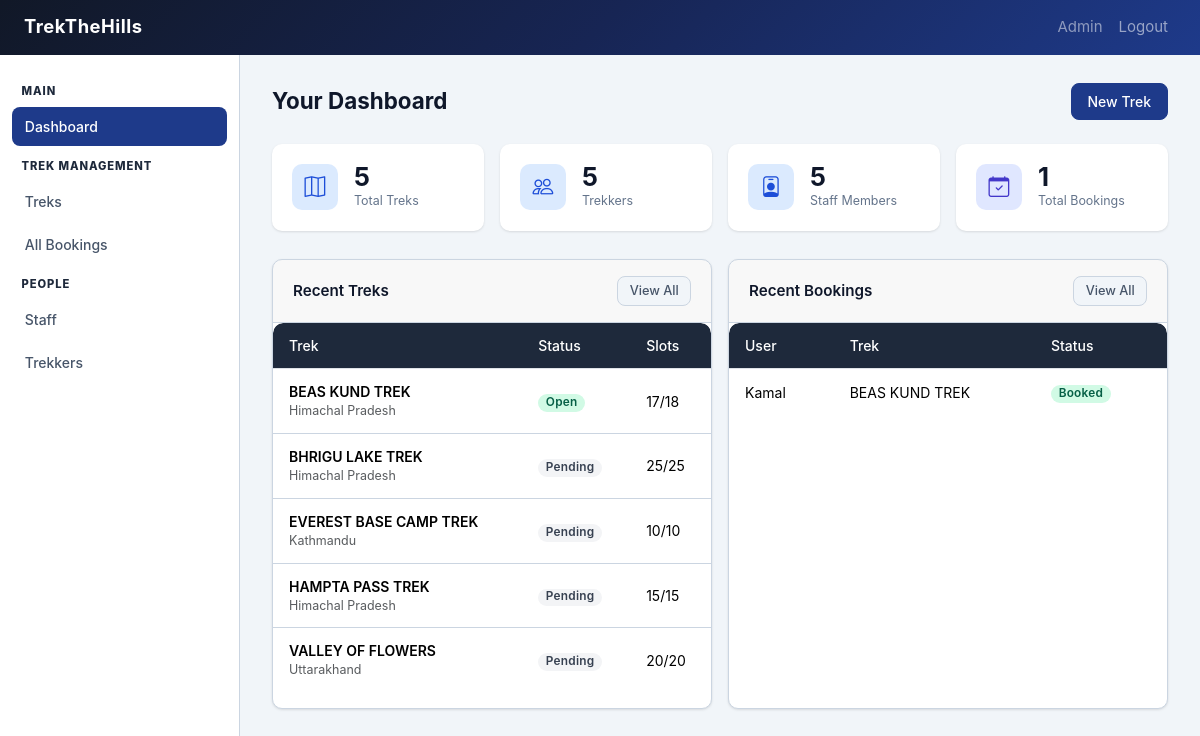
The page /admin/dashboard (signed in) on the database its author committed.
### models.py (models this page shows, shortened)
class Trek(db.Model):
    __tablename__ = 'treks'
    id = db.Column(db.Integer, primary_key=True)
    name = db.Column(db.String(150), nullable=False)
    location = db.Column(db.String(150), nullable=False)
    difficulty = db.Column(db.String(20), nullable=False)
    duration_days = db.Column(db.Integer, nullable=False)
    total_slots = db.Column(db.Integer, nullable=False)
    altitude = db.Column(db.Integer, nullable = False)
    available_slots = db.Column(db.Integer, nullable=False)
    status = db.Column(db.String(20), nullable=False, default='Pending')
    start_date = db.Column(db.Date, nullable=False)
    end_date = db.Column(db.Date, nullable=False)
    description = db.Column(db.Text, nullable=True)
    price = db.Column(db.Float, nullable=False, default=0.0)
    assigned_staff_id = db.Column(db.Integer, db.ForeignKey('users.id'), nullable=True)
    created_at = db.Column(db.DateTime, default=datetime.utcnow)
    bookings = db.relationship('Booking', backref='trek', lazy=True)

class Booking(db.Model):
    __tablename__ = 'bookings'
    id = db.Column(db.Integer, primary_key=True)
    user_id = db.Column(db.Integer, db.ForeignKey('users.id'), nullable=False)
    trek_id = db.Column(db.Integer, db.ForeignKey('treks.id'), nullable=False)
    booking_date = db.Column(db.DateTime, default=datetime.utcnow)
    status = db.Column(db.String(20), nullable=False, default='Booked')  # Booked | Cancelled | Completed
    notes = db.Column(db.Text, nullable=True)

class User(UserMixin, db.Model):
    __tablename__ = 'users'
    id = db.Column(db.Integer, primary_key=True)
    username = db.Column(db.String(80), unique=True, nullable=False)
    email = db.Column(db.String(120), unique=True, nullable=False)
    full_name = db.Column(db.String(120), nullable=False)
    password_hash = db.Column(db.String(256), nullable=False)
    role = db.Column(db.String(20), nullable=False, default='user')
    phone = db.Column(db.String(20), nullable=True)
    is_blacklisted = db.Column(db.Boolean, default=False)
    is_approved = db.Column(db.Boolean, default=False)
    created_at = db.Column(db.DateTime, default=datetime.utcnow)
    bookings = db.relationship('Booking', backref='user', lazy=True, foreign_keys='Booking.user_id')
    assigned_treks = db.relationship('Trek', backref='assigned_staff', lazy=True, foreign_keys='Trek.assigned_staff_id')

### admin.py (the view)
@admin_bp.route('/dashboard')
@login_required
@admin_required
def dashboard():
    total_treks    = Trek.query.count()
    total_users    = User.query.filter_by(role='user').count()
    total_staff    = User.query.filter_by(role='staff').count()
    total_bookings = Booking.query.count()
    pending_staff  = User.query.filter_by(role='staff', is_approved=False).count()
    recent_treks   = Trek.query.order_by(Trek.created_at.desc()).limit(5).all()
    recent_bookings = Booking.query.order_by(Booking.booking_date.desc()).limit(5).all()
    return render_template('admin/dashboard.html',
                           total_treks=total_treks,
                           total_users=total_users,
                           total_staff=total_staff,
                           total_bookings=total_bookings,
                           pending_staff=pending_staff,
                           recent_treks=recent_treks,
                           recent_bookings=recent_bookings)

### app.py (called while the page is built)
@login_manager.user_loader
def load_user(user_id):
    return User.query.get(int(user_id))

### templates/admin/dashboard.html (shortened to what this page needs)
{% extends 'base.html' %}
{% block sidebar %}{% include '_sidebar.html' %}{% endblock %}
{% block content %}
<div class="page-header">
  <div>
    <h1 class="page-title">Your Dashboard</h1>
  </div>
  <a href="{{ url_for('admin.add_trek') }}" class="btn btn-primary">
      New Trek
  </a>
</div>
<div class="stats-grid">
  <div class="stat-card">
    <div class="stat-icon blue"><i class="bi bi-map"></i></div>
    <div>
      <div class="stat-value">{{ total_treks }}</div>
      <div class="stat-label">Total Treks</div>
    </div>
  </div>
  <div class="stat-card">
    <div class="stat-icon blue"><i class="bi bi-people"></i></div>
    <div>
      <div class="stat-value">{{ total_users }}</div>
      <div class="stat-label">Trekkers</div>
    </div>
  </div>
  <div class="stat-card">
    <div class="stat-icon blue"><i class="bi bi-person-badge"></i></div>
    <div>
      <div class="stat-value">{{ total_staff }}</div>
      <div class="stat-label">Staff Members</div>
    </div>
  </div>
  <div class="stat-card">
    <div class="stat-icon purple"><i class="bi bi-calendar-check"></i></div>
    <div>
      <div class="stat-value">{{ total_bookings }}</div>
      <div class="stat-label">Total Bookings</div>
    </div>
  </div>
</div>
<div class="d-flex flex-wrap gap-3">
  <div class="card" style="flex:1; min-width:320px;">
    <div class="card-header">
      <h2 class="card-title"> Recent Treks</h2>
      <a href="{{ url_for('admin.treks') }}" class="btn btn-secondary btn-sm">View All</a>
    </div>
    <div class="table-wrap">
      <table class="table">
        <thead>
          <tr>
            <th>Trek</th>
            <th>Status</th>
            <th>Slots</th>
          </tr>
        </thead>
        <tbody>
          {% for trek in recent_treks %}
          <tr>
            <td>
              <div class="fw-600">{{ trek.name }}</div>
              <div class="text-muted" style="font-size:.78rem;">{{ trek.location }}</div>
            </td>
            <td>
              <span class="badge badge-{{ trek.status.lower() }}">{{ trek.status }}</span>
            </td>
            <td>{{ trek.available_slots }}/{{ trek.total_slots }}</td>
          </tr>
          {% else %}
          <tr><td colspan="3" class="text-muted" style="text-align:center; padding:1.5rem;">No treks yet</td></tr>
          {% endfor %}
        </tbody>
      </table>
    </div>
  </div>
  <div class="card" style="flex:1; min-width:320px;">
    <div class="card-header">
      <h2 class="card-title"> Recent Bookings</h2>
      <a href="{{ url_for('admin.bookings') }}" class="btn btn-secondary btn-sm">View All</a>
    </div>
    <div class="table-wrap">
      <table class="table">
        <thead>
          <tr>
            <th>User</th>
            <th>Trek</th>
            <th>Status</th>
          </tr>
        </thead>
        <tbody>
          {% for b in recent_bookings %}
          <tr>
            <td>{{ b.user.full_name }}</td>
            <td style="max-width:140px; overflow:hidden; text-overflow:ellipsis; white-space:nowrap;">{{ b.trek.name }}</td>
            <td><span class="badge badge-{{ b.status.lower() }}">{{ b.status }}</span></td>
          </tr>
          {% else %}
          <tr><td colspan="3" class="text-muted" style="text-align:center; padding:1.5rem;">No bookings yet</td></tr>
          {% endfor %}
        </tbody>
      </table>
    </div>
  </div>
</div>
{% endblock %}

### static/css/utilities.css (style rules this page uses)
:root { --primary: #1e3a8a; --primary-dark: #172554; --primary-light:#dbeafe; --accent: #f59e0b; --accent-dark: #b45309; --danger: #dc2626; --warning: #d97706; --success: #059669; --info: #0284c7; --dark: #0f172a; --gray-900: #1e293b; --gray-700: #475569; --gray-500: #64748b; --gray-300: #cbd5e1; --gray-100: #f1f5f9; --white: #ffffff; --sidebar-w: 240px; --radius: 10px; --shadow-sm: 0 1px 3px rgba(0,0,0,.08), 0 1px 2px rgba(0,0,0,.04); --shadow: 0 4px 16px rgba(0,0,0,.10); --shadow-lg: 0 10px 32px rgba(0,0,0,.14); --transition: .2s ease; }
*, *::before, *::after { box-sizing: border-box; }
body { font-family: 'Inter', sans-serif; font-size: 0.9375rem; color: var(--gray-900); background: var(--gray-100); min-height: 100vh; margin: 0; }
a { color: var(--primary); text-decoration: none; }
.table-wrap { overflow-x: auto; border-radius: var(--radius); }
.table { width: 100%; border-collapse: collapse; font-size: 0.875rem; }
.table thead th { background: var(--gray-900); color: var(--white); font-weight: 500; padding: 0.75rem 1rem; text-align: left; white-space: nowrap; }
.table thead th:first-child { border-radius: var(--radius) 0 0 0; }
.table thead th:last-child { border-radius: 0 var(--radius) 0 0; }
.table tbody td { padding: 0.75rem 1rem; border-bottom: 1px solid var(--gray-300); vertical-align: middle; }
.table tbody tr:last-child td { border-bottom: none; }
.badge { display: inline-flex; align-items: center; padding: 0.25em 0.65em; font-size: 0.74rem; font-weight: 600; border-radius: 20px; letter-spacing: .02em; }
.badge-pending { background: #f3f4f6; color: #374151; }
.badge-open { background: #d1fae5; color: #065f46; }
.badge-booked { background: #d1fae5; color: #065f46; }
.btn { display: inline-flex; align-items: center; justify-content: center; gap: 0.4rem; padding: 0.45rem 1rem; font-size: 0.875rem; font-weight: 500; border-radius: 8px; border: 1px solid transparent; cursor: pointer; transition: all var(--transition); white-space: nowrap; text-decoration: none; }
.btn-primary { background: var(--primary); color: var(--white); border-color: var(--primary); }
.btn-secondary { background: var(--gray-100); color: var(--gray-700); border-color: var(--gray-300); }
.btn-sm { padding: 0.3rem 0.7rem; font-size: 0.8rem; }
.text-muted { color: var(--gray-500); }
.fw-600 { font-weight: 600; }
.d-flex { display: flex; }
.gap-3 { gap: 0.75rem; }
.flex-wrap { flex-wrap: wrap; }

### static/css/dashboard.css (style rules this page uses)
.page-header { display: flex; align-items: center; justify-content: space-between; margin-bottom: 1.5rem; flex-wrap: wrap; gap: 0.75rem; }
.page-title { font-size: 1.4rem; font-weight: 700; color: var(--dark); margin: 0; }
.stats-grid { display: grid; grid-template-columns: repeat(auto-fit, minmax(175px, 1fr)); gap: 1rem; margin-bottom: 1.75rem; }
.stat-card { background: var(--white); border-radius: var(--radius); padding: 1.25rem; box-shadow: var(--shadow-sm); display: flex; align-items: center; gap: 1rem; transition: transform var(--transition), box-shadow var(--transition); }
.stat-icon { width: 46px; height: 46px; border-radius: 10px; display: flex; align-items: center; justify-content: center; font-size: 1.3rem; flex-shrink: 0; }
.stat-icon.blue { background: #dbeafe; color: #1d4ed8; }
.stat-icon.purple { background: #e0e7ff; color: #4338ca; }
.stat-value { font-size: 1.6rem; font-weight: 700; line-height: 1; color: var(--dark); }
.stat-label { font-size: 0.78rem; color: var(--gray-500); margin-top: 0.15rem; }

### static/css/cards.css (style rules this page uses)
.card { background: var(--white); border-radius: var(--radius); box-shadow: var(--shadow-sm); border: 1px solid var(--gray-300); overflow: hidden; }
.card-header { padding: 1rem 1.25rem; border-bottom: 1px solid var(--gray-300); display: flex; align-items: center; justify-content: space-between; gap: 0.75rem; }
.card-title { font-size: 0.95rem; font-weight: 600; color: var(--dark); margin: 0; }

### rows shown on the page
Trek: name "BEAS KUND TREK", location "Himachal Pradesh", status "Open", available_slots "17", total_slots "18"
Trek: name "BHRIGU LAKE TREK", location "Himachal Pradesh", status "Pending", available_slots "25", total_slots "25"
Trek: name "EVEREST BASE CAMP TREK", location "Kathmandu", status "Pending", available_slots "10", total_slots "10"
Trek: name "HAMPTA PASS TREK", location "Himachal Pradesh", status "Pending", available_slots "15", total_slots "15"
Trek: name "VALLEY OF FLOWERS", location "Uttarakhand", status "Pending", available_slots "20", total_slots "20"
Booking: user.full_name "Kamal", trek.name "BEAS KUND TREK", status "Booked"

### other values the page prints
{{ total_treks }} "5"
{{ total_users }} "5"
{{ total_staff }} "5"
{{ total_bookings }} "1"
